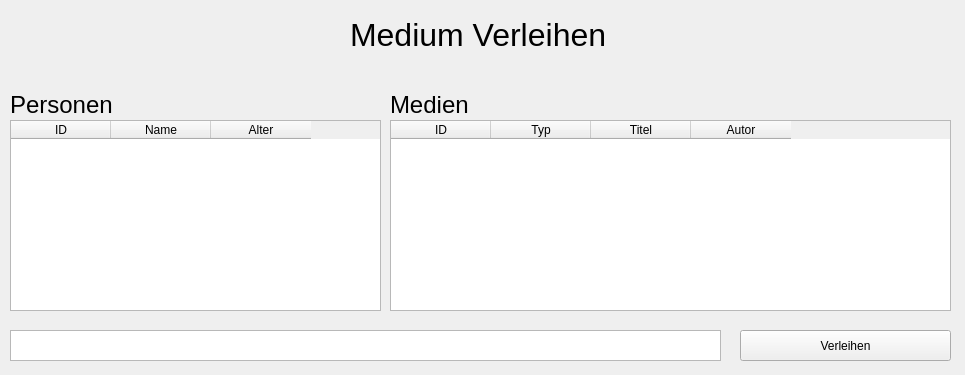
<?xml version="1.0" encoding="UTF-8"?>
<ui version="4.0">
 <class>Borrow</class>
 <widget class="QWidget" name="Borrow">
  <property name="geometry">
   <rect>
    <x>0</x>
    <y>0</y>
    <width>965</width>
    <height>375</height>
   </rect>
  </property>
  <property name="windowTitle">
   <string>Form</string>
  </property>
  <widget class="QTableWidget" name="tableWidgetPersons">
   <property name="geometry">
    <rect>
     <x>10</x>
     <y>120</y>
     <width>371</width>
     <height>191</height>
    </rect>
   </property>
   <property name="sortingEnabled">
    <bool>true</bool>
   </property>
   <column>
    <property name="text">
     <string>ID</string>
    </property>
   </column>
   <column>
    <property name="text">
     <string>Name</string>
    </property>
   </column>
   <column>
    <property name="text">
     <string>Alter</string>
    </property>
   </column>
  </widget>
  <widget class="QTableWidget" name="tableWidgetMedias">
   <property name="geometry">
    <rect>
     <x>390</x>
     <y>120</y>
     <width>561</width>
     <height>191</height>
    </rect>
   </property>
   <property name="sortingEnabled">
    <bool>true</bool>
   </property>
   <column>
    <property name="text">
     <string>ID</string>
    </property>
   </column>
   <column>
    <property name="text">
     <string>Typ</string>
    </property>
   </column>
   <column>
    <property name="text">
     <string>Titel</string>
    </property>
   </column>
   <column>
    <property name="text">
     <string>Autor</string>
    </property>
   </column>
  </widget>
  <widget class="QLabel" name="labelPersonen">
   <property name="geometry">
    <rect>
     <x>10</x>
     <y>90</y>
     <width>111</width>
     <height>31</height>
    </rect>
   </property>
   <property name="text">
    <string>&lt;html&gt;&lt;head/&gt;&lt;body&gt;&lt;p&gt;&lt;span style=&quot; font-size:18pt;&quot;&gt;Personen&lt;/span&gt;&lt;/p&gt;&lt;/body&gt;&lt;/html&gt;</string>
   </property>
  </widget>
  <widget class="QLabel" name="labelMedien">
   <property name="geometry">
    <rect>
     <x>390</x>
     <y>90</y>
     <width>91</width>
     <height>31</height>
    </rect>
   </property>
   <property name="text">
    <string>&lt;html&gt;&lt;head/&gt;&lt;body&gt;&lt;p&gt;&lt;span style=&quot; font-size:18pt;&quot;&gt;Medien&lt;/span&gt;&lt;/p&gt;&lt;/body&gt;&lt;/html&gt;</string>
   </property>
  </widget>
  <widget class="QTextBrowser" name="textBrowserOut">
   <property name="geometry">
    <rect>
     <x>10</x>
     <y>330</y>
     <width>711</width>
     <height>31</height>
    </rect>
   </property>
  </widget>
  <widget class="QPushButton" name="pushButtonBorrow">
   <property name="geometry">
    <rect>
     <x>740</x>
     <y>330</y>
     <width>211</width>
     <height>31</height>
    </rect>
   </property>
   <property name="text">
    <string>Verleihen</string>
   </property>
  </widget>
  <widget class="QLabel" name="labelMedien_Verleihen">
   <property name="geometry">
    <rect>
     <x>350</x>
     <y>10</y>
     <width>301</width>
     <height>51</height>
    </rect>
   </property>
   <property name="text">
    <string>&lt;html&gt;&lt;head/&gt;&lt;body&gt;&lt;p&gt;&lt;span style=&quot; font-size:24pt;&quot;&gt;Medium Verleihen&lt;/span&gt;&lt;/p&gt;&lt;/body&gt;&lt;/html&gt;</string>
   </property>
  </widget>
 </widget>
 <resources/>
 <connections/>
</ui>
